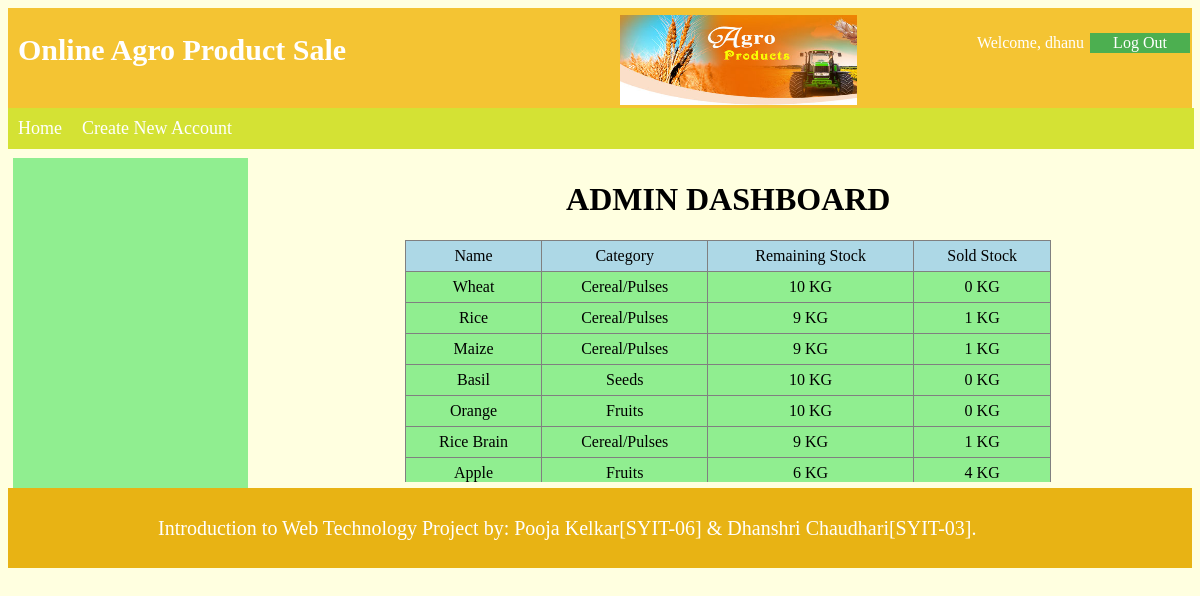
/admin.php (signed in), run on the app's committed database.
### tables this page shows
CREATE TABLE `products` (
  `id` int(5) NOT NULL,
  `name` text NOT NULL,
  `category` text NOT NULL,
  `RS` int(10) NOT NULL,
  `SS` int(10) NOT NULL DEFAULT '0',
  `price` int(10) NOT NULL,
  `desp` text NOT NULL,
  `img` mediumblob NOT NULL
);

### admin.php (the view, shortened to what this page needs)
<?php
$conn=mysqli_connect("localhost","root","","agro");
$result=mysqli_query($conn,"select  * from products");
while($row1=mysqli_fetch_row($result))
{
  $row[]=$row1;
}
?>
<html>
<head>
	<link rel="stylesheet" href="css/styles.css">
</head>
<body>
<header  style="height: 100px;background-color: #f4c433;">
	 <div class="row" style="width:100%">
		  <div class="column1">
				<h1 style="font-size: 30px;color:white;"> Online Agro Product Sale
		  </div>
		  <div class="column">
				<img style="width:100%;height: 90%; margin-top:2px;"  src="img/agroproducts.jpg" alt="Online Plot Selling & Buying" >
		  </div>
<div align='right' style='padding-top:5px;<?php if(!isset ($_SESSION['uname'])){echo "display:none;";}?>'><?php echo "<p style='color:WHITE'>Welcome, ".$_SESSION['uname']."	";  ?><a href="logout.php" ><button  class='button1'>Log Out</button></a></div>
	</div>
</header>
<nav>
	<ul style="  position: absolute;width:98.8%;font-size:18px">
	  <li><a href="index.php">Home</a></li>
	  <li><a href="create_account.php">Create New Account</a></li>
	</ul>
</nav>
<div class="row"  style="margin-top:50px;width:100%">
 <div class="column3" style="overflow-y: scroll; height:320px;" >
</div>
<div class="column2" style="overflow-y: scroll; height:320px;">
		<h1 align='center'>ADMIN DASHBOARD</h1>
		<table cellpadding="6" align='center' border="1" style="border-collapse: collapse;width:70%">
		<tr align='center' bgcolor='lightblue'><td>Name</td><td>Category</td><td>Remaining Stock</td><td>Sold Stock</td></tr>
		<?php
		for($i=0;$i<count($row);$i++)
		{
		echo "<tr align='center' bgcolor='lightgreen'>";
		echo "<td>".$row[$i][1]."</td><td>".$row[$i][2]."</td><td>".$row[$i][3]." KG</td><td>".$row[$i][4]." KG</td>";
echo "</tr>";
}	?>
		</table>
</div>
</div>
 <footer >
 <div  style="margin-left:150px">
	  <p  style="font-size:20px">Introduction to Web Technology Project by: Pooja Kelkar[SYIT-06] & Dhanshri Chaudhari[SYIT-03].</p></div>
</footer>
</body>
</html>

### styles.css (style rules this page uses)
* { font-family:Loma; }
.button1 { background-color: #4CAF50; border: none; width:100px; color: white; text-align: center; font-size: 16px; margin: 4px 2px; cursor: pointer; }
body { background-color:lightyellow }
.column { float: left; width: 20%; padding: 5px; }
.column1 { float: left; width: 50%; padding: 5px; margin-left:5px; }
.column3 { float: left; width:19%; height:300px; padding: 5px; margin-left:5px; background-color:lightgreen; }
.column2 { float: right; width: 78%; padding: 2px; margin-left:5px; }
footer { //position: absolute; display: flex; align-items: center; height: 5rem; right: 0; bottom: 0; left: 0; background-color: $gray; background: #e8b314; color:white; }
.row::after { content: ""; clear: both; display: table; }
ul { list-style-type: none; margin: 0; padding: 0; overflow: hidden; background-color: #d4e234; width:100%; }
li { float: left; }
li a { display: block; color: white; text-align: center; padding: 10px 10px; text-decoration: none; }

### data on the page
products: name "Wheat", category "Cereal/Pulses", RS "10", SS "0"
products: name "Rice", category "Cereal/Pulses", RS "9", SS "1"
products: name "Maize", category "Cereal/Pulses", RS "9", SS "1"
products: name "Basil", category "Seeds", RS "10", SS "0"
products: name "Orange", category "Fruits", RS "10", SS "0"
products: name "Rice Brain", category "Cereal/Pulses", RS "9", SS "1"
products: name "Apple", category "Fruits", RS "6", SS "4"

### other printed values
$_SESSION['uname'] "dhanu"
